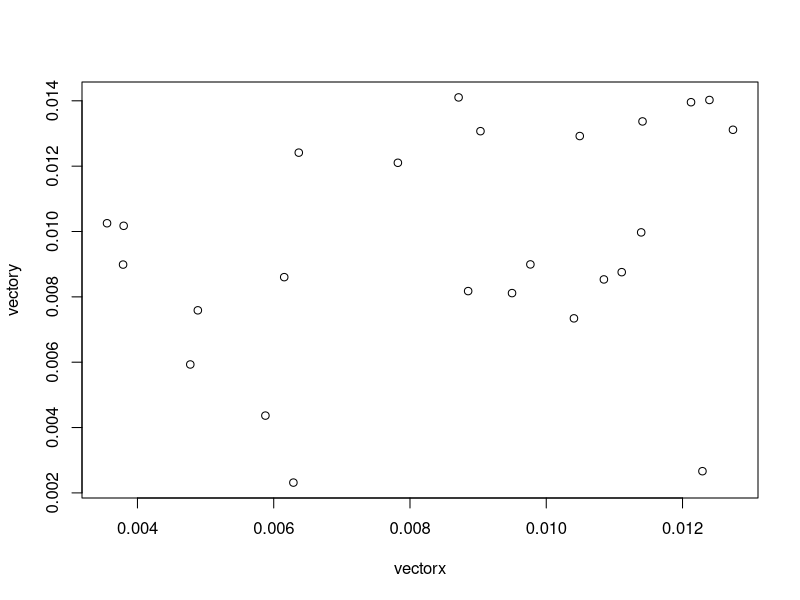

This chart was generated by the following R code:
## ---- chunk 1
knitr::opts_chunk$set(echo = TRUE)
## ---- chunk 2
generatenum<-function()
{
x<-runif(25,min=0,max=100) #crea numeros racionales aleatorios que van de 0 a 100 y los guarda en la variable x
prom=mean(x) #promedio de la variable x
base=exp(1) #numero euler
desviation=sd(x) #desviacion estandar de x

for(i in 1:25 ) #ciclo para procesar los 25 numeros siguiendo la formula de distribucion normal
{

exp=-(x[i]-prom)^2
exp=exp/(2*desviation^2)
x[i]=1/(desviation*sqrt(2*pi))
x[i]=x[i]*base^exp
}
return(x)
  
}
## ---- chunk 3
vectorx<-generatenum()
vectorx
## ---- chunk 4
vectory<-generatenum()
vectory
## ---- chunk 5
plot(vectorx,vectory)
